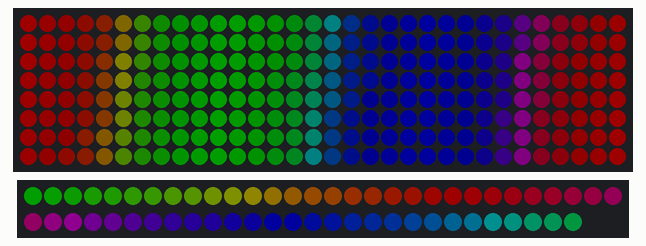
Simulated run of this sketch. Board: Arduino Uno, built with avr-gcc and run on an emulated ATmega328P. Shown: 32×8 RGB LED matrix (first LED top left, wired row by row), 58 RGB LEDs in strip order, left to right, continuing on the next row. Dim RGB values are drawn brighter than linear.

Above: at 0.4 s.

The sketch:

extended_matrix.ino
```cpp
/**
 Extended matrix program.

 Builds a matrix out of a 32x8 neopixel grid
 and extends the matrix to include 2 1x58?
 neopixel strips.

 The idea is the panel is hanging from a pack
 and the two strands are attached to the straps.

 TODO:
 * button to switch programs
 * twist control to change brightness
 * implement snake game using buttons
 * phase all pixels same color program
 TODO org:
 * don't pass counter values -- closures work here.
 * see if we can use 8-bit ints to save space
 * pass strip number through display code
 * add frame counter
 * make it so we can draw backwards
    * wipe code should be able to switch back and forward
*/
#include <Adafruit_GFX.h>
#include <Adafruit_NeoMatrix.h>
#include <Adafruit_NeoPixel.h>
#ifndef PSTR
 #define PSTR // Make Arduino Due happy
#endif

#define BRIGHTNESS 30
#define GRID_PIN 3
#define GRID_HEIGHT 8
#define GRID_LENGTH 32
#define STRIP_PIN 5
#define STRIP_LENGTH 58

#define DELAY 10
#define COLOR_WHEEL 1
#define SCREEN_WIPE 2


// Global variables

byte g_program_id = 1;
int16_t g_pixel = 0;
int16_t g_row = 0;
int16_t shift_speed = 1;


// Initialize Neopixels

Adafruit_NeoMatrix matrix = Adafruit_NeoMatrix(
    GRID_LENGTH,
    GRID_HEIGHT,
    GRID_PIN,
    NEO_MATRIX_RIGHT     + NEO_MATRIX_BOTTOM +
    NEO_MATRIX_COLUMNS + NEO_MATRIX_ZIGZAG,
    NEO_GRB            + NEO_KHZ800
);

Adafruit_NeoPixel strip = Adafruit_NeoPixel(
    STRIP_LENGTH,
    STRIP_PIN,
    NEO_GRB + NEO_KHZ800
);


void setup() {
  matrix.begin();
  matrix.setBrightness(BRIGHTNESS);
  strip.begin();
  strip.setBrightness(BRIGHTNESS);
  Serial.begin(9600);
}

uint16_t grid_color_wheel(int16_t WheelPos) {
  WheelPos = 255 - WheelPos;

  if (WheelPos < 85) {
    return matrix.Color(255 - WheelPos * 3, 0, WheelPos * 3);
  }
  if(WheelPos < 170) {
    WheelPos -= 85;
    return matrix.Color(0, WheelPos * 3, 255 - WheelPos * 3);
  }
  WheelPos -= 170;
  return matrix.Color(WheelPos * 3, 255 - WheelPos * 3, 0);
}

uint32_t strip_color_wheel(int16_t WheelPos) {
  if(WheelPos < 85) {
   return strip.Color(WheelPos * 3, 255 - WheelPos * 3, 0);
  } else if(WheelPos < 170) {
   WheelPos -= 85;
   return strip.Color(255 - WheelPos * 3, 0, WheelPos * 3);
  } else {
   WheelPos -= 170;
   return strip.Color(0, WheelPos * 3, 255 - WheelPos * 3);
  }
}

// COLOR STUFF
void stripColor(int16_t x_pos, int16_t pixel) {
    int16_t skip = 255 / STRIP_LENGTH;
    int16_t color = (pixel + (x_pos * skip)) % 255;
    strip.setPixelColor(x_pos, strip_color_wheel(color));
}

void gridColor(int16_t x_pos, int16_t y_pos, int16_t pixel) {
    matrix.drawPixel(x_pos, y_pos, grid_color_wheel(pixel));
}


// WIPE
void stripWipe(int16_t x_pos, int16_t pixel) {
  if (g_row >= GRID_LENGTH) {
    if (x_pos == g_row - GRID_LENGTH) {
      strip.setPixelColor(x_pos, strip.Color(255, 255, 255));
    }
  }
}

void gridWipe(int16_t x_pos, int16_t y_pos, int16_t pixel) {
  if (x_pos == (g_row)) {
    matrix.drawPixel(x_pos, y_pos, matrix.Color(255, 255, 255));
  }
}

// GENERIC STUFF
/**
 Draw to a neopixel strand

 TODO:
 * take strand object as param?
 */
void drawStrip(int16_t x_pos, int16_t y_pos, int16_t pixel) {
  switch (g_program_id) {
    case COLOR_WHEEL:
        stripColor(x_pos, 0);
        break;
    case SCREEN_WIPE:
        stripWipe(x_pos, pixel);
        break;
  }
}

void drawGrid(int16_t x_pos, int16_t y_pos, int16_t pixel) {
  switch (g_program_id) {
    case COLOR_WHEEL:
      gridColor(x_pos, y_pos, pixel);
      break;
    case SCREEN_WIPE:
      gridWipe(x_pos, y_pos, pixel);
      break;
  }
}

// MAIN

void loop() {
  matrix.fillScreen(0);
  strip.fill(0);

  for (int16_t x = 0; x < GRID_LENGTH + STRIP_LENGTH ; x++) {
    for (int16_t y = 0; y < GRID_HEIGHT; y++) {
        if (x < GRID_LENGTH) {
            drawGrid(x, y, g_pixel);
        }
        else if (y == 0) {
          drawStrip(
            x - GRID_LENGTH, // x position shifted past the end of the grid
            y,
            g_pixel // current logical pixel count
          );
        }
        g_pixel++;
    }
  }

  matrix.show();
  strip.show();
  delay(DELAY);
  g_pixel = 0;

  g_row = g_row + 1;
  if (g_row > (GRID_LENGTH + STRIP_LENGTH)) {
    g_row = 0;
  }
}
```
